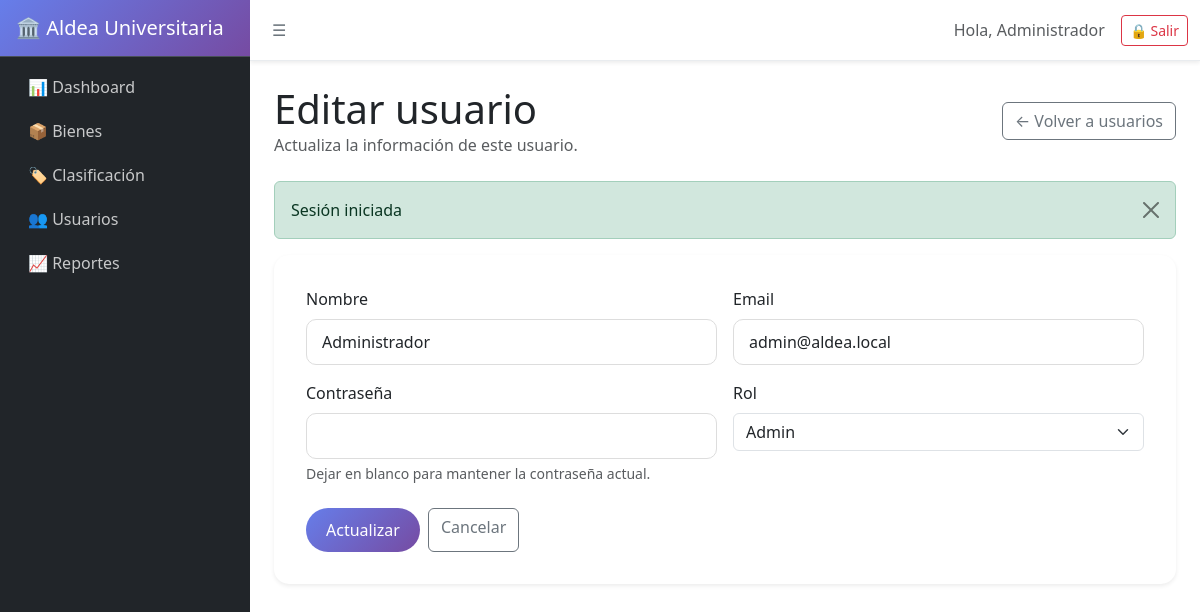
/users/edit?id=1 (signed in), run on the app's committed database.
### tables this page shows
CREATE TABLE users (
  id INTEGER PRIMARY KEY AUTOINCREMENT,
  nombre TEXT NOT NULL,
  email TEXT NOT NULL UNIQUE,
  rol TEXT NOT NULL,
  password_hash TEXT NOT NULL
);

### app/Core/Controller.php (called while the page is built, shortened)
<?php
abstract class Controller
{
    protected function render(string $view, array $data = [], string $layout = 'layouts/header'): void
    {
        extract($data, EXTR_SKIP);
        require __DIR__ . '/../Views/' . $view . '.php';
        require __DIR__ . '/../Views/layouts/footer.php';
    }
}

### app/Controllers/UsersController.php (called while the page is built, shortened)
<?php
final class UsersController extends Controller
{
    public function edit(): void
    {
        $id = (int)($_GET['id'] ?? 0);
        $user = User::findById($id);
        $this->render('users/edit', [
            'title' => 'Editar Usuario',
            'csrf' => Csrf::token('user_edit'),
            'user' => $user,
        ]);
    }
}

### public/index.php (called while the page is built, shortened)
<?php
try {
    $router = new Router();
    $router->dispatch();
} catch (Throwable $e) {
    error_log($e->getMessage());
    http_response_code(500);
    $file = __DIR__ . '/../app/Views/layouts/500.php';
    if (is_file($file)) {
        require $file;
    } else {
        echo '500 - Error interno del servidor';
    }
}

### app/Models/User.php (called while the page is built, shortened)
<?php
final class User
{
    public static function findById(int $id): ?array
    {
        $config = require __DIR__ . '/../Config/config.php';
        $pdo = Database::getInstance($config['db']);
        $stmt = $pdo->prepare('SELECT id, nombre, email, rol FROM users WHERE id = :id LIMIT 1');
        $stmt->execute([':id' => $id]);
        $row = $stmt->fetch();
        return $row ?: null;
    }
}

### app/Views/users/edit.php (the view, shortened to what this page needs)
<?php $user = $user ?? []; ?>
<div class="d-flex justify-content-between align-items-center mb-4">
  <div>
    <h1 class="mb-0">Editar usuario</h1>
    <p class="text-muted mb-0">Actualiza la información de este usuario.</p>
  </div>
  <a class="btn btn-outline-secondary" href="/users">← Volver a usuarios</a>
</div>
<?php require __DIR__ . '/../components/flash.php'; ?>
<div class="card shadow-sm">
  <div class="card-body">
    <form method="post" action="/users/update">
  <div class="row g-3">
    <div class="col-md-6">
      <label class="form-label">Nombre</label>
      <input class="form-control" name="nombre" value="<?= htmlspecialchars($user['nombre'] ?? '', ENT_QUOTES, 'UTF-8') ?>" required>
    </div>
    <div class="col-md-6">
      <label class="form-label">Email</label>
      <input class="form-control" type="email" name="email" value="<?= htmlspecialchars($user['email'] ?? '', ENT_QUOTES, 'UTF-8') ?>" required>
    </div>
    <div class="col-md-6">
      <label class="form-label">Contraseña</label>
      <input class="form-control" type="password" name="password">
      <div class="form-text">Dejar en blanco para mantener la contraseña actual.</div>
    </div>
    <div class="col-md-6">
      <label class="form-label">Rol</label>
      <select class="form-select" name="rol" required>
        <option value="admin" <?= (isset($user['rol']) && $user['rol'] === 'admin') ? 'selected' : '' ?>>Admin</option>
      </select>
    </div>
  </div>
  <div class="mt-4 d-flex gap-2">
    <button class="btn btn-primary" type="submit">Actualizar</button>
    <a class="btn btn-outline-secondary" href="/users">Cancelar</a>
  </div>
    </form>
  </div>
</div>

### public/assets/css/signal-style.css (style rules this page uses)
.card { border: none; border-radius: 15px; box-shadow: 0 10px 30px rgba(0,0,0,0.1); transition: transform 0.3s ease; }
.card-body { padding: 2rem; }
.btn-primary { background: linear-gradient(135deg, #667eea 0%, #764ba2 100%); border: none; border-radius: 25px; padding: 10px 20px; }
.form-control { border-radius: 10px; border: 1px solid #ddd; padding: 10px 15px; }

### data on the page
users: nombre "Administrador", email "admin@aldea.local", rol "Admin"

### other printed values
$_SESSION['user']['nombre'] "Administrador"
$flash['message'] "Sesión iniciada"
